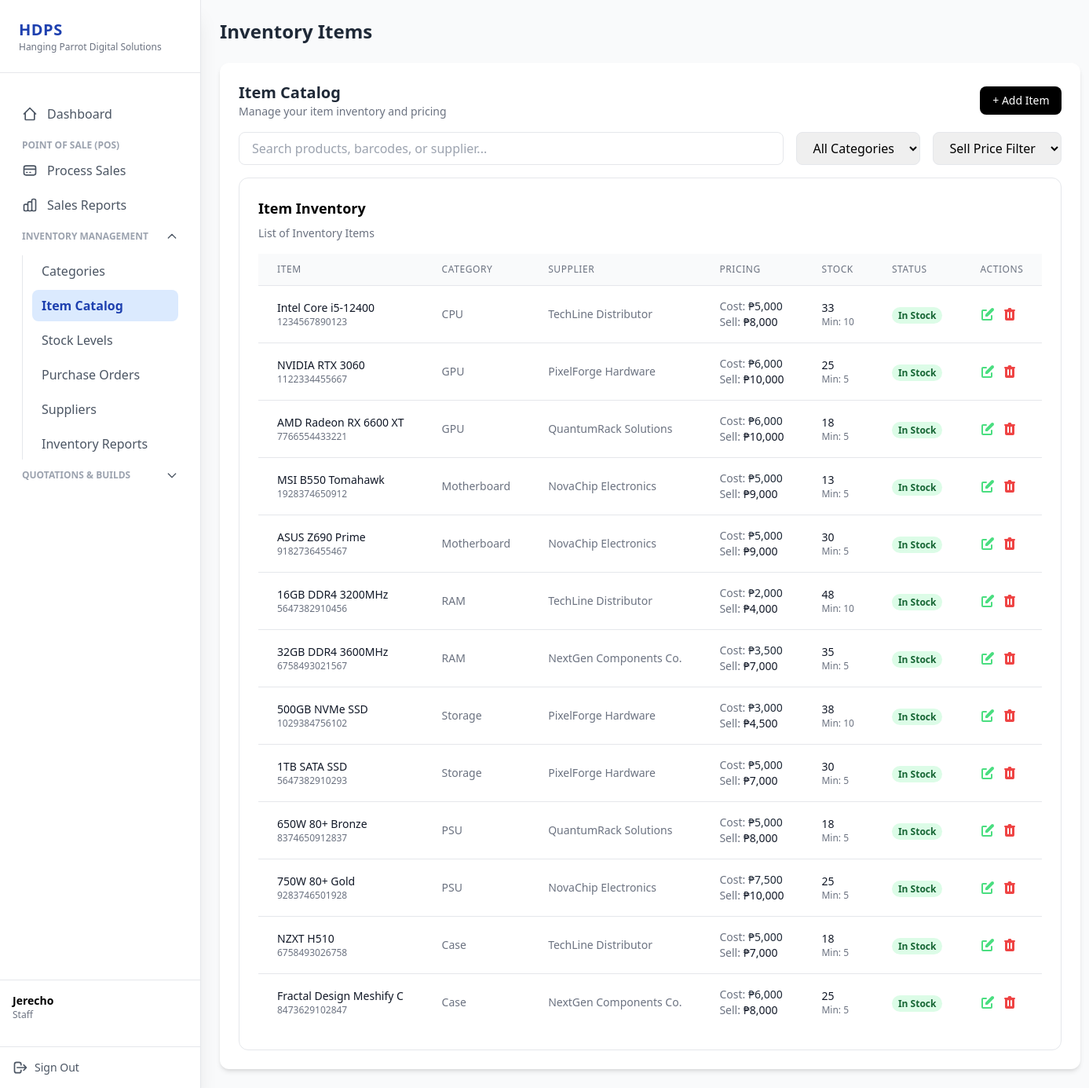
Before: /item_catalog.php (signed in) with the older database file.
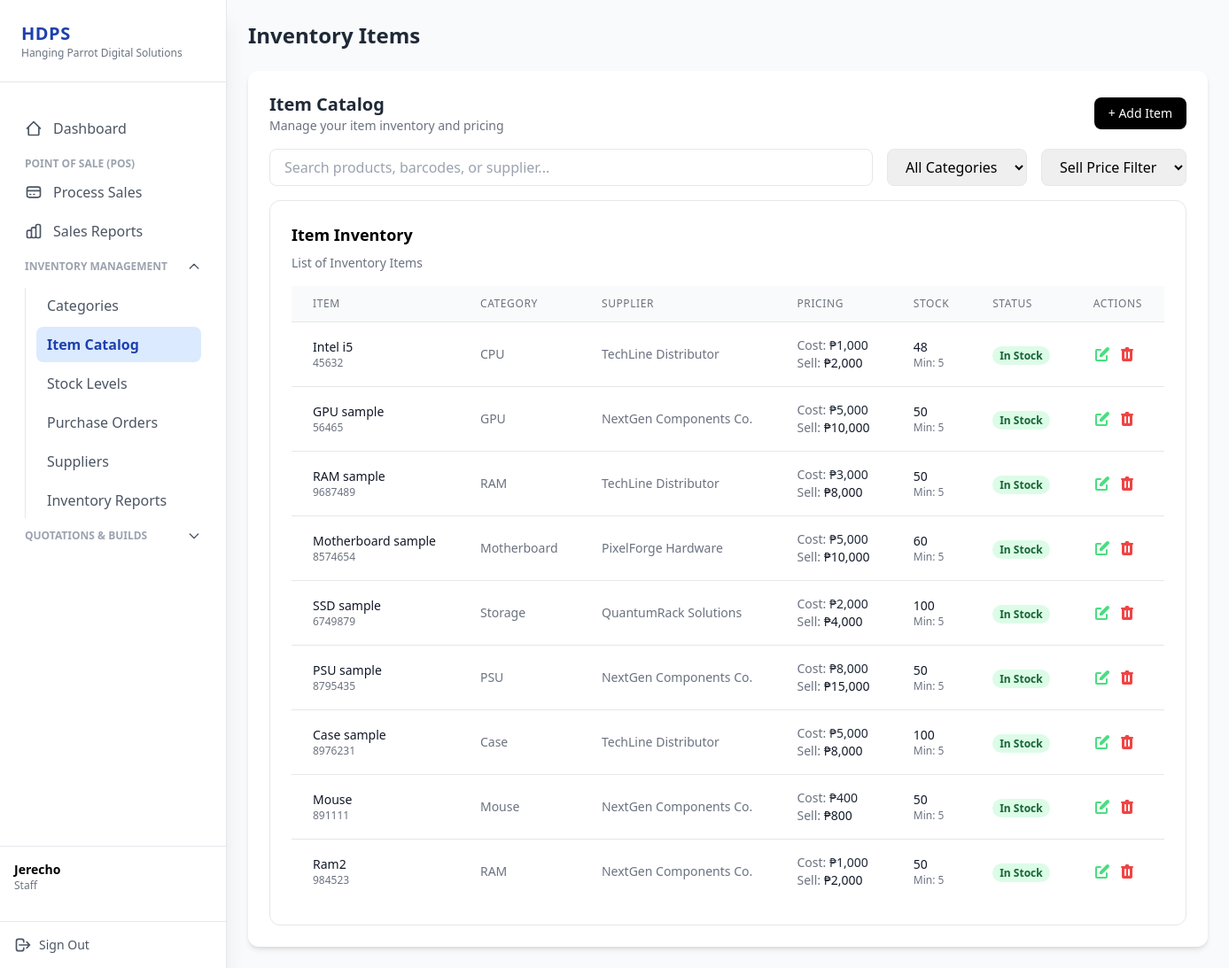
After: the same page with the newer database file.
### tables this page shows
CREATE TABLE `items` (
  `item_id` int(11) NOT NULL,
  `barcode` varchar(50) DEFAULT NULL,
  `item_name` varchar(255) NOT NULL,
  `description` text DEFAULT NULL,
  `category_id` int(11) DEFAULT NULL,
  `supplier_id` int(11) DEFAULT NULL,
  `cost_price` decimal(10,2) DEFAULT 0.00,
  `selling_price` decimal(10,2) DEFAULT 0.00,
  `quantity` int(11) DEFAULT 0,
  `min_stock` int(11) DEFAULT 5,
  `created_at` timestamp NOT NULL DEFAULT current_timestamp(),
  `updated_at` timestamp NOT NULL DEFAULT current_timestamp() ON UPDATE current_timestamp()
);

CREATE TABLE `categories` (
  `category_id` int(11) NOT NULL,
  `category_name` varchar(100) NOT NULL,
  `category_slug` varchar(50) DEFAULT NULL,
  `category_type` enum('pc_part','accessory') NOT NULL DEFAULT 'pc_part',
  `category_description` text NOT NULL,
  `created_at` timestamp NOT NULL DEFAULT current_timestamp(),
  `updated_at` timestamp NOT NULL DEFAULT current_timestamp() ON UPDATE current_timestamp(),
  `supports_quantity` tinyint(1) NOT NULL DEFAULT 0
);

CREATE TABLE `suppliers` (
  `supplier_id` int(11) NOT NULL,
  `supplier_name` varchar(100) NOT NULL,
  `contact_number` varchar(20) DEFAULT NULL,
  `email` varchar(100) DEFAULT NULL,
  `status` tinyint(1) DEFAULT 1
);

### database/database.php (called while the page is built, shortened)
<?php
class Database
{
    private $serverName = ("mysql:host=localhost;dbname=computer_store");
    private $userName = ("root");
    private $userPass = ("");
    private $fetchDefault = array(PDO::ATTR_DEFAULT_FETCH_MODE => PDO::FETCH_ASSOC);
    protected $conn;
    public function conn()
    {
        if ($this->conn instanceof PDO) {
            return $this->conn;
        }
        try {
            $this->conn = new PDO(
                $this->serverName,
                $this->userName,
                $this->userPass,
                $this->fetchDefault
            );
            $this->conn->setAttribute(PDO::ATTR_ERRMODE, PDO::ERRMODE_EXCEPTION);
            return $this->conn;
        } catch (PDOException $e) {
            die("Database connection error: " . $e->getMessage());
        }
    }
    public function select_items()
    {
        $sql = $this->conn()->prepare("SELECT
        items.*,
        categories.category_name,
        suppliers.supplier_name
        FROM items
        LEFT JOIN categories ON items.category_id = categories.category_id
        LEFT JOIN suppliers ON items.supplier_id = suppliers.supplier_id
        ");
        $sql->execute();
        $items = $sql->fetchAll();
        return $items;
    }
}
$database = new Database();

### item_catalog.php (the view, shortened to what the changed rows need)
<?php
include "database/database.php";
$database->login_session();
$database->create_item();
$database->update_item();
$database->delete_item();
$items = $database->select_items();
?>
<!DOCTYPE html>
<html lang="en">
<head>
  <script src="https://cdn.tailwindcss.com"></script>
</head>
<body class="bg-gray-50 flex">
  <?php include "sidebar.php"; ?>
  <main class="flex-1 ml-0 md:ml-64 p-6">
    <header class="mb-6">
      <h2 class="text-2xl font-bold text-gray-800">Inventory Items</h2>
    </header>
    <section class="bg-white rounded-xl shadow-md p-6">
      <div class="bg-white border rounded-xl p-6">
        <div class="overflow-x-auto">
          <table class="min-w-full divide-y divide-gray-200">
            <thead class="bg-gray-50">
              <tr>
                <th scope="col" class="px-6 py-3 text-left text-xs font-medium text-gray-500 uppercase tracking-wider">
                  Item</th>
                <th scope="col" class="px-6 py-3 text-left text-xs font-medium text-gray-500 uppercase tracking-wider">
                  Category</th>
                <th scope="col" class="px-6 py-3 text-left text-xs font-medium text-gray-500 uppercase tracking-wider">
                  Supplier</th>
                <th scope="col" class="px-6 py-3 text-left text-xs font-medium text-gray-500 uppercase tracking-wider">
                  Pricing</th>
                <th scope="col" class="px-6 py-3 text-left text-xs font-medium text-gray-500 uppercase tracking-wider">
                  Stock</th>
                <th scope="col" class="px-6 py-3 text-left text-xs font-medium text-gray-500 uppercase tracking-wider">
                  Status</th>
                <th scope="col" class="px-6 py-3 text-left text-xs font-medium text-gray-500 uppercase tracking-wider">
                  Actions</th>
              </tr>
            </thead>
            <tbody class="bg-white divide-y divide-gray-200">
              <?php foreach ($items as $item): ?>
                <?php
                if ($item['quantity'] <= 0)
                  continue;
                $stock_status = ($item['quantity'] <= $item['min_stock']) ? 'low' : 'in';
                ?>
                <tr>
                  <td class="px-6 py-4 whitespace-nowrap">
                    <p class="text-sm font-medium text-gray-900"><?php echo $item['item_name']; ?></p>
                    <p class="text-xs text-gray-500"><?php echo $item['barcode']; ?></p>
                  </td>
                  <td class="px-6 py-4 whitespace-nowrap text-sm text-gray-500"><?php echo $item['category_name']; ?></td>
                  <td class="px-6 py-4 whitespace-nowrap text-sm text-gray-500"><?php echo $item['supplier_name']; ?></td>
                  <td class="px-6 py-4 whitespace-nowrap text-sm text-gray-500">
                    <p>Cost: <span class="text-sm text-gray-800">₱<?php echo number_format($item['cost_price']); ?></span>
                    </p>
                    <p>Sell: <span
                        class="text-gray-900 font-medium">₱<?php echo number_format($item['selling_price']); ?></span></p>
                  </td>
                  <td class="px-6 py-4 whitespace-nowrap text-sm text-gray-500">
                    <p class="text-gray-900 font-medium"><?php echo $item['quantity']; ?></p>
                    <p class="text-xs">Min: <?php echo $item['min_stock'] ?></p>
                  </td>
                  <td class="px-6 py-4 whitespace-nowrap">
                    <?php if ($stock_status === 'low'): ?>
                      <span class="status-label bg-red-100 text-red-800">Low Stock</span>
                    <?php elseif($stock_status === 'in'): ?>
                      <span class="status-label bg-green-100 text-green-800">In Stock</span>
                    <?php endif; ?>
                  </td>
                  <td class="px-6 py-4 whitespace-nowrap text-sm font-medium">
                    <div class="flex space-x-2">
                      <button class="text-green-400 hover:text-green-600 openEditProductModal"
                        data-id="<?= $item['item_id'] ?>" data-name="<?= htmlspecialchars($item['item_name']) ?>"
                        data-barcode="<?= htmlspecialchars($item['barcode']) ?>"
                        data-description="<?= htmlspecialchars($item['description'] ?? '') ?>"
                        data-category="<?= $item['category_id'] ?>" data-supplier="<?= $item['supplier_id'] ?>"
                        data-cost="<?= $item['cost_price'] ?>" data-sell="<?= $item['selling_price'] ?>"
                        data-qty="<?= $item['quantity'] ?>" data-min="<?= $item['min_stock'] ?>">
                      </button>
                      <button class="text-red-500 hover:text-red-700 openDeleteProductModal"
                        data-id="<?= $item['item_id'] ?>" data-name="<?= htmlspecialchars($item['item_name']) ?>">
                      </button>
                    </div>
                  </td>
                </tr>
              <?php endforeach; ?>
            </tbody>
          </table>
        </div>
      </div>
    </section>
  </main>
</body>
</html>

### sidebar.php (shortened to what the changed rows need)
<?php
$currentPage = basename($_SERVER['PHP_SELF']);
?>
<aside id="mobile-sidebar" class="bg-white w-64 space-y-4 flex flex-col h-screen fixed inset-y-0 left-0
           transform -translate-x-full md:translate-x-0
           transition duration-300 ease-in-out z-50 shadow-xl border-r">
    <div class="p-6 border-b">
        <div class="flex justify-between">
            <h1 class="text-xl font-extrabold text-blue-800 tracking-wide font-sans">HDPS</h1>
        </div>
    </div>
    <nav class="flex-1 p-4 space-y-1 overflow-y-auto">
        <div x-data="{ open: <?php echo in_array($currentPage, [
            'categories.php',
            'item_catalog.php',
            'stock_levels.php',
            'purchase_orders.php',
            'suppliers.php',
            'inventory_reports.php'
        ]) ? 'true' : 'false'; ?> }" class="px-3">
            <div x-show="open" x-collapse class="mt-2 space-y-1 pl-3 border-l border-gray-200">
                <?php
                $links = [
                    'categories.php' => 'Categories',
                    'item_catalog.php' => 'Item Catalog',
                    'stock_levels.php' => 'Stock Levels',
                    'purchase_orders.php' => 'Purchase Orders',
                    'suppliers.php' => 'Suppliers',
                    'inventory_reports.php' => 'Inventory Reports'
                ];
                foreach ($links as $file => $label) {
                    $isActive = ($currentPage == $file) ? 'bg-blue-100 text-blue-800 font-semibold' : 'text-gray-600 hover:bg-gray-100';
                    echo "
                <a href='$file'
                    class='flex items-center px-3 py-2 rounded-lg transition duration-150 ease-in-out $isActive'>
                    <span>$label</span>
                </a>
            ";
                }
                ?>
            </div>
        </div>
    </nav>
</aside>

Changed rows visible on the page:
removed items: item_name "Intel Core i5-12400", barcode "1234567890123", category.category_name "CPU", supplier.supplier_name "TechLine Distributor", cost_price "5,000", selling_price "8,000", quantity "33", min_stock "10", shows "In Stock"
removed items: item_name "NVIDIA RTX 3060", barcode "1122334455667", category.category_name "GPU", supplier.supplier_name "PixelForge Hardware", cost_price "6,000", selling_price "10,000", quantity "25", min_stock "5", shows "In Stock"
removed items: item_name "AMD Radeon RX 6600 XT", barcode "7766554433221", category.category_name "GPU", supplier.supplier_name "QuantumRack Solutions", cost_price "6,000", selling_price "10,000", quantity "18", min_stock "5", shows "In Stock"
removed items: item_name "MSI B550 Tomahawk", barcode "1928374650912", category.category_name "Motherboard", supplier.supplier_name "NovaChip Electronics", cost_price "5,000", selling_price "9,000", quantity "13", min_stock "5", shows "In Stock"
removed items: item_name "ASUS Z690 Prime", barcode "9182736455467", category.category_name "Motherboard", supplier.supplier_name "NovaChip Electronics", cost_price "5,000", selling_price "9,000", quantity "30", min_stock "5", shows "In Stock"
removed items: item_name "16GB DDR4 3200MHz", barcode "5647382910456", category.category_name "RAM", supplier.supplier_name "TechLine Distributor", cost_price "2,000", selling_price "4,000", quantity "48", min_stock "10", shows "In Stock"
removed items: item_name "32GB DDR4 3600MHz", barcode "6758493021567", category.category_name "RAM", supplier.supplier_name "NextGen Components Co.", cost_price "3,500", selling_price "7,000", quantity "35", min_stock "5", shows "In Stock"
removed items: item_name "500GB NVMe SSD", barcode "1029384756102", category.category_name "Storage", supplier.supplier_name "PixelForge Hardware", cost_price "3,000", selling_price "4,500", quantity "38", min_stock "10", shows "In Stock"
removed items: item_name "1TB SATA SSD", barcode "5647382910293", category.category_name "Storage", supplier.supplier_name "PixelForge Hardware", cost_price "5,000", selling_price "7,000", quantity "30", min_stock "5", shows "In Stock"
removed items: item_name "650W 80+ Bronze", barcode "8374650912837", category.category_name "PSU", supplier.supplier_name "QuantumRack Solutions", cost_price "5,000", selling_price "8,000", quantity "18", min_stock "5", shows "In Stock"
removed items: item_name "750W 80+ Gold", barcode "9283746501928", category.category_name "PSU", supplier.supplier_name "NovaChip Electronics", cost_price "7,500", selling_price "10,000", quantity "25", min_stock "5", shows "In Stock"
removed items: item_name "NZXT H510", barcode "6758493026758", category.category_name "Case", supplier.supplier_name "TechLine Distributor", cost_price "5,000", selling_price "7,000", quantity "18", min_stock "5", shows "In Stock"
removed items: item_name "Fractal Design Meshify C", barcode "8473629102847", category.category_name "Case", supplier.supplier_name "NextGen Components Co.", cost_price "6,000", selling_price "8,000", quantity "25", min_stock "5", shows "In Stock"
added items: item_name "Intel i5", barcode "45632", category.category_name "CPU", supplier.supplier_name "TechLine Distributor", cost_price "1,000", selling_price "2,000", quantity "48", min_stock "5", shows "In Stock"
added items: item_name "GPU sample", barcode "56465", category.category_name "GPU", supplier.supplier_name "NextGen Components Co.", cost_price "5,000", selling_price "10,000", quantity "50", min_stock "5", shows "In Stock"
added items: item_name "RAM sample", barcode "9687489", category.category_name "RAM", supplier.supplier_name "TechLine Distributor", cost_price "3,000", selling_price "8,000", quantity "50", min_stock "5", shows "In Stock"
added items: item_name "Motherboard sample", barcode "8574654", category.category_name "Motherboard", supplier.supplier_name "PixelForge Hardware", cost_price "5,000", selling_price "10,000", quantity "60", min_stock "5", shows "In Stock"
added items: item_name "SSD sample", barcode "6749879", category.category_name "Storage", supplier.supplier_name "QuantumRack Solutions", cost_price "2,000", selling_price "4,000", quantity "100", min_stock "5", shows "In Stock"
added items: item_name "PSU sample", barcode "8795435", category.category_name "PSU", supplier.supplier_name "NextGen Components Co.", cost_price "8,000", selling_price "15,000", quantity "50", min_stock "5", shows "In Stock"
added items: item_name "Case sample", barcode "8976231", category.category_name "Case", supplier.supplier_name "TechLine Distributor", cost_price "5,000", selling_price "8,000", quantity "100", min_stock "5", shows "In Stock"
added items: item_name "Mouse", barcode "891111", category.category_name "Mouse", supplier.supplier_name "NextGen Components Co.", cost_price "400", selling_price "800", quantity "50", min_stock "5", shows "In Stock"
added items: item_name "Ram2", barcode "984523", category.category_name "RAM", supplier.supplier_name "NextGen Components Co.", cost_price "1,000", selling_price "2,000", quantity "50", min_stock "5", shows "In Stock"
